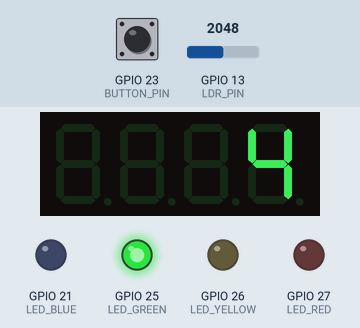
Bench run of a program on a simulated ESP32. Parts: 4-digit seven-segment display, output pins drawn as LEDs (lit = HIGH). Dashed ring = blinking. Inputs (shaded band) come from the test bench; at power-on: GPIO 13 (LDR_PIN) = 2048, GPIO 23 (BUTTON_PIN) HIGH. What the program prints to the serial monitor is not drawn.

Above: at 1.2 s.
1.3 s: GPIO 13 (LDR_PIN) set to 227
4.3 s: GPIO 13 (LDR_PIN) set to 191
At 4.7 s:
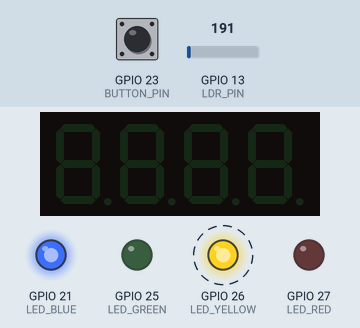
7.3 s: GPIO 13 (LDR_PIN) set to 491
At 8.1 s:
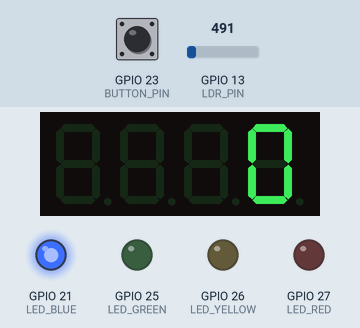
10.3 s: GPIO 23 (BUTTON_PIN) pulled LOW for 0.15 s
At 12.7 s:
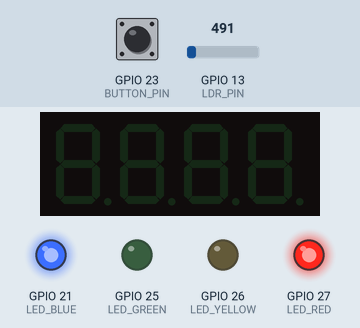
13.4 s: GPIO 23 (BUTTON_PIN) pulled LOW for 1 s
At 14.9 s:
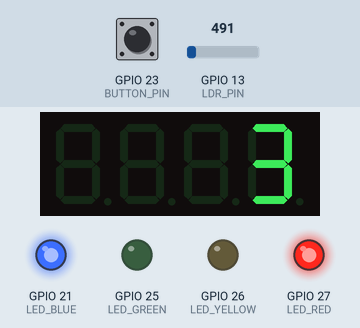
17.4 s: GPIO 23 (BUTTON_PIN) driven LOW
At 18.8 s:
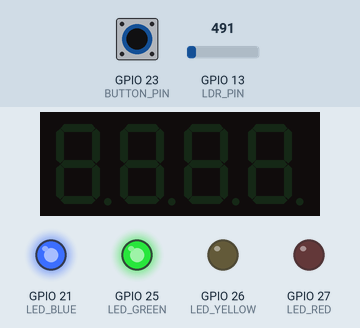
Timing chart, 0 to 20.4 s (numbered marks = the images above; inputs shaded):
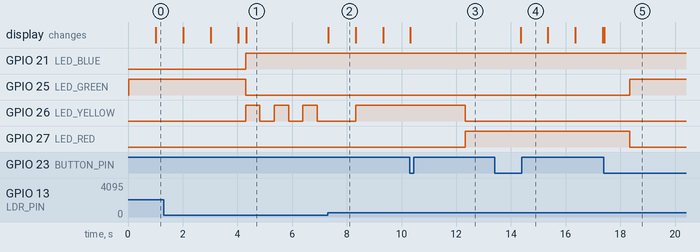

Measured:
- the behaviour switches between 205 and 204 on GPIO 13 (LDR_PIN) (found by bisection; images 0 and 1)
- after the input at 4.3 s, GPIO 21 (LED_BLUE): LOW → HIGH at once; GPIO 25 (LED_GREEN): HIGH → LOW after 0.00 s instead of 1.7 s
- after the input at 7.3 s, the display: changes at once (image 2)
- after the input at 13.4 s, the display: changes after 0.95 s (image 4)
- what the display in image 2 shows lasts 1.0 s, from 7.3 s to 8.3 s

The program:

main.cpp
```cpp
#include <Arduino.h>
#include <TM1637Display.h>

// Định nghĩa chân kết nối
#define BUTTON_PIN 23
#define LED_BLUE   21
#define LED_GREEN  25
#define LED_YELLOW 26
#define LED_RED    27
#define LDR_PIN    13
#define CLK        18
#define DIO        19

// Khởi tạo đối tượng hiển thị TM1637
TM1637Display display(CLK, DIO);

// Biến toàn cục
int buttonState = 0;
int lastButtonState = HIGH;
bool displayOn = true;
int countdown = 5;               // Thời gian đếm ngược ban đầu (cho đèn xanh)
unsigned long previousMillis = 0;
const long interval = 1000;      // Thời gian cập nhật đếm ngược (1 giây)
unsigned long blinkMillis = 0;
const long blinkInterval = 500;  // Tốc độ nhấp nháy của đèn vàng
const long debounceDelay = 50;   // Thời gian chống rung nút
unsigned long lastDebounceTime = 0;
bool yellowBlinkState = false;   // Trạng thái nhấp nháy của đèn vàng
bool lightStateChanged = true;   // Theo dõi thay đổi trạng thái đèn giao thông

// Các trạng thái của đèn giao thông
enum TrafficLightState { GREEN, YELLOW, RED };
TrafficLightState lightState = GREEN;

// Các chế độ hệ thống dựa trên giá trị ánh sáng
enum SystemMode { NIGHT_MODE, WARNING_MODE, NORMAL_MODE };
SystemMode mode = NORMAL_MODE;

void setup() {
  // Cấu hình chân vào/ra
  pinMode(BUTTON_PIN, INPUT_PULLUP);
  pinMode(LED_BLUE, OUTPUT);
  pinMode(LED_GREEN, OUTPUT);
  pinMode(LED_YELLOW, OUTPUT);
  pinMode(LED_RED, OUTPUT);
  pinMode(LDR_PIN, INPUT);

  // Cấu hình hiển thị
  display.setBrightness(0x0F);
  display.showNumberDec(countdown);

  // Khởi động Serial để debug
  Serial.begin(115200);
  Serial.println("Hệ thống đèn giao thông khởi động...");
}

void loop() {
  unsigned long currentMillis = millis();

  // Đọc giá trị cảm biến ánh sáng (LDR) và chuyển đổi sang lux
  int ldrRaw = analogRead(LDR_PIN);
  float ldrLux = map(ldrRaw, 0, 4095, 0, 1000); // Giả định 0-4095 tương ứng 0-1000 lux

  // Xác định chế độ hoạt động dựa trên giá trị lux
  if (ldrLux < 10) {
    mode = NIGHT_MODE;
  } else if (ldrLux < 50) {
    mode = WARNING_MODE;
  } else {
    mode = NORMAL_MODE;
  }

  // Kiểm tra nút nhấn với debounce để bật/tắt hiển thị
  buttonState = digitalRead(BUTTON_PIN);
  if (buttonState == LOW && lastButtonState == HIGH && (currentMillis - lastDebounceTime) > debounceDelay) {
    displayOn = !displayOn;
    if (!displayOn) {
      display.clear();
    }
    lastDebounceTime = currentMillis;
  }
  lastButtonState = buttonState;

  // Xử lý theo từng chế độ
  switch(mode) {
    case NIGHT_MODE:
      // Chế độ ban đêm: chỉ bật LED xanh dương, tắt các LED khác và tắt hiển thị
      digitalWrite(LED_GREEN, LOW);
      digitalWrite(LED_YELLOW, LOW);
      digitalWrite(LED_RED, LOW);
      digitalWrite(LED_BLUE, HIGH);
      if (displayOn) display.clear();
      Serial.println("Chế độ ban đêm: Bật đèn xanh dương (BLUE)");
      break;

    case WARNING_MODE:
      // Chế độ cảnh báo: LED xanh dương sáng luôn bật, LED vàng nhấp nháy, tắt LED xanh và đỏ
      digitalWrite(LED_GREEN, LOW);
      digitalWrite(LED_RED, LOW);
      digitalWrite(LED_BLUE, HIGH);
      if (currentMillis - blinkMillis >= blinkInterval) {
        blinkMillis = currentMillis;
        yellowBlinkState = !yellowBlinkState;
        digitalWrite(LED_YELLOW, yellowBlinkState);
      }
      if (displayOn) display.clear();
      Serial.println("Chế độ cảnh báo: Đèn vàng nhấp nháy, đèn xanh dương bật");
      break;

    case NORMAL_MODE:
      // Chế độ giao thông bình thường
      if (currentMillis - previousMillis >= interval) {
        previousMillis = currentMillis;
        countdown--;

        // Khi đếm xong, chuyển đổi trạng thái đèn giao thông
        if (countdown < 0) {
          switch (lightState) {
            case GREEN:
              lightState = YELLOW;
              countdown = 3;
              lightStateChanged = true;
              break;
            case YELLOW:
              lightState = RED;
              countdown = 5;
              lightStateChanged = true;
              break;
            case RED:
              lightState = GREEN;
              countdown = 5;
              lightStateChanged = true;
              break;
          }
        }
        if (displayOn) {
          display.showNumberDec(countdown);
        }
      }

      // Cập nhật trạng thái LED nếu có sự thay đổi
      if (lightStateChanged) {
        switch (lightState) {
          case GREEN:
            digitalWrite(LED_GREEN, HIGH);
            digitalWrite(LED_YELLOW, LOW);
            digitalWrite(LED_RED, LOW);
            Serial.println("Tín hiệu: XANH (GREEN)");
            break;
          case YELLOW:
            digitalWrite(LED_GREEN, LOW);
            digitalWrite(LED_YELLOW, HIGH);
            digitalWrite(LED_RED, LOW);
            Serial.println("Tín hiệu: VÀNG (YELLOW)");
            break;
          case RED:
            digitalWrite(LED_GREEN, LOW);
            digitalWrite(LED_YELLOW, LOW);
            digitalWrite(LED_RED, HIGH);
            Serial.println("Tín hiệu: ĐỎ (RED)");
            break;
        }
        lightStateChanged = false;
      }
      break;
  }

  // In giá trị lux và trạng thái đèn giao thông
  Serial.print("LDR Lux: ");
  Serial.print(ldrLux);
  Serial.print(" | Tín hiệu: ");
  switch (lightState) {
    case GREEN:
      Serial.println("XANH (GREEN)");
      break;
    case YELLOW:
      Serial.println("VÀNG (YELLOW)");
      break;
    case RED:
      Serial.println("ĐỎ (RED)");
      break;
  }
}
```
